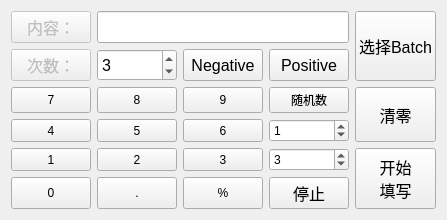
        <widget class="QWidget" name="tab_3">
         <attribute name="title">
          <string>Auto</string>
         </attribute>
         <layout class="QGridLayout" name="gridLayout">
          <item row="6" column="3">
           <widget class="QPushButton" name="pushButton_16">
            <property name="sizePolicy">
             <sizepolicy hsizetype="Expanding" vsizetype="Expanding">
              <horstretch>0</horstretch>
              <verstretch>0</verstretch>
             </sizepolicy>
            </property>
            <property name="font">
             <font>
              <pointsize>12</pointsize>
             </font>
            </property>
            <property name="toolTip">
             <string/>
            </property>
            <property name="statusTip">
             <string>内容出现Stop，将停止自动填写</string>
            </property>
            <property name="text">
             <string>停止</string>
            </property>
            <property name="icon">
             <iconset>
              <normaloff>../../../.designer/backup/icon/stop.png</normaloff>
              <normalon>:/stop.png</normalon>
              <disabledoff>:/stop.png</disabledoff>
              <disabledon>:/stop.png</disabledon>
              <activeoff>:/stop.png</activeoff>
              <activeon>:/stop.png</activeon>
              <selectedoff>:/stop.png</selectedoff>
              <selectedon>:/stop.png</selectedon>../../../.designer/backup/icon/stop.png</iconset>
            </property>
           </widget>
          </item>
          <item row="0" column="4" rowspan="2">
           <widget class="QPushButton" name="pushButton_18">
            <property name="sizePolicy">
             <sizepolicy hsizetype="Expanding" vsizetype="Expanding">
              <horstretch>0</horstretch>
              <verstretch>0</verstretch>
             </sizepolicy>
            </property>
            <property name="font">
             <font>
              <pointsize>12</pointsize>
             </font>
            </property>
            <property name="statusTip">
             <string>选择需要获取的Batch</string>
            </property>
            <property name="text">
             <string>选择Batch</string>
            </property>
            <property name="icon">
             <iconset>
              <normaloff>../../../.designer/backup/icon/open.png</normaloff>
              <normalon>:/open.png</normalon>
              <disabledoff>:/open.png</disabledoff>
              <disabledon>:/open.png</disabledon>
              <activeoff>:/open.png</activeoff>
              <activeon>:/open.png</activeon>
              <selectedoff>:/open.png</selectedoff>
              <selectedon>:/open.png</selectedon>../../../.designer/backup/icon/open.png</iconset>
            </property>
           </widget>
          </item>
          <item row="1" column="2">
           <widget class="QPushButton" name="pushButton_13">
            <property name="sizePolicy">
             <sizepolicy hsizetype="Expanding" vsizetype="Expanding">
              <horstretch>0</horstretch>
              <verstretch>0</verstretch>
             </sizepolicy>
            </property>
            <property name="font">
             <font>
              <pointsize>12</pointsize>
             </font>
            </property>
            <property name="text">
             <string>Negative</string>
            </property>
           </widget>
          </item>
          <item row="1" column="3">
           <widget class="QPushButton" name="pushButton_14">
            <property name="sizePolicy">
             <sizepolicy hsizetype="Expanding" vsizetype="Expanding">
              <horstretch>0</horstretch>
              <verstretch>0</verstretch>
             </sizepolicy>
            </property>
            <property name="font">
             <font>
              <pointsize>12</pointsize>
             </font>
            </property>
            <property name="text">
             <string>Positive</string>
            </property>
           </widget>
          </item>
          <item row="5" column="3">
           <widget class="QSpinBox" name="spinBox_5">
            <property name="sizePolicy">
             <sizepolicy hsizetype="Ignored" vsizetype="Expanding">
              <horstretch>0</horstretch>
              <verstretch>0</verstretch>
             </sizepolicy>
            </property>
            <property name="statusTip">
             <string>随机数最大值</string>
            </property>
            <property name="maximum">
             <number>999999999</number>
            </property>
            <property name="value">
             <number>3</number>
            </property>
           </widget>
          </item>
          <item row="0" column="0">
           <widget class="QPushButton" name="pushButton_19">
            <property name="enabled">
             <bool>false</bool>
            </property>
            <property name="sizePolicy">
             <sizepolicy hsizetype="Expanding" vsizetype="Expanding">
              <horstretch>0</horstretch>
              <verstretch>0</verstretch>
             </sizepolicy>
            </property>
            <property name="font">
             <font>
              <pointsize>12</pointsize>
             </font>
            </property>
            <property name="text">
             <string>内容：</string>
            </property>
           </widget>
          </item>
          <item row="3" column="0">
           <widget class="QPushButton" name="pushButton_7">
            <property name="sizePolicy">
             <sizepolicy hsizetype="Expanding" vsizetype="Expanding">
              <horstretch>0</horstretch>
              <verstretch>0</verstretch>
             </sizepolicy>
            </property>
            <property name="text">
             <string>7</string>
            </property>
           </widget>
          </item>
          <item row="4" column="0">
           <widget class="QPushButton" name="pushButton_4">
            <property name="sizePolicy">
             <sizepolicy hsizetype="Expanding" vsizetype="Expanding">
              <horstretch>0</horstretch>
              <verstretch>0</verstretch>
             </sizepolicy>
            </property>
            <property name="text">
             <string>4</string>
            </property>
           </widget>
          </item>
          <item row="3" column="1">
           <widget class="QPushButton" name="pushButton_8">
            <property name="sizePolicy">
             <sizepolicy hsizetype="Expanding" vsizetype="Expanding">
              <horstretch>0</horstretch>
              <verstretch>0</verstretch>
             </sizepolicy>
            </property>
            <property name="text">
             <string>8</string>
            </property>
           </widget>
          </item>
          <item row="1" column="0">
           <widget class="QPushButton" name="pushButton_20">
            <property name="enabled">
             <bool>false</bool>
            </property>
            <property name="sizePolicy">
             <sizepolicy hsizetype="Expanding" vsizetype="Expanding">
              <horstretch>0</horstretch>
              <verstretch>0</verstretch>
             </sizepolicy>
            </property>
            <property name="font">
             <font>
              <pointsize>12</pointsize>
             </font>
            </property>
            <property name="text">
             <string>次数：</string>
            </property>
           </widget>
          </item>
          <item row="0" column="1" colspan="3">
           <widget class="QLineEdit" name="lineEdit">
            <property name="sizePolicy">
             <sizepolicy hsizetype="Expanding" vsizetype="Expanding">
              <horstretch>0</horstretch>
              <verstretch>0</verstretch>
             </sizepolicy>
            </property>
            <property name="font">
             <font>
              <pointsize>12</pointsize>
             </font>
            </property>
            <property name="statusTip">
             <string>填写内容显示区域</string>
            </property>
           </widget>
          </item>
          <item row="3" column="2">
           <widget class="QPushButton" name="pushButton_9">
            <property name="sizePolicy">
             <sizepolicy hsizetype="Expanding" vsizetype="Expanding">
              <horstretch>0</horstretch>
              <verstretch>0</verstretch>
             </sizepolicy>
            </property>
            <property name="text">
             <string>9</string>
            </property>
           </widget>
          </item>
          <item row="4" column="1">
           <widget class="QPushButton" name="pushButton_5">
            <property name="sizePolicy">
             <sizepolicy hsizetype="Expanding" vsizetype="Expanding">
              <horstretch>0</horstretch>
              <verstretch>0</verstretch>
             </sizepolicy>
            </property>
            <property name="text">
             <string>5</string>
            </property>
           </widget>
          </item>
          <item row="5" column="1">
           <widget class="QPushButton" name="pushButton_2">
            <property name="sizePolicy">
             <sizepolicy hsizetype="Expanding" vsizetype="Expanding">
              <horstretch>0</horstretch>
              <verstretch>0</verstretch>
             </sizepolicy>
            </property>
            <property name="text">
             <string>2</string>
            </property>
           </widget>
          </item>
          <item row="5" column="2">
           <widget class="QPushButton" name="pushButton_3">
            <property name="sizePolicy">
             <sizepolicy hsizetype="Expanding" vsizetype="Expanding">
              <horstretch>0</horstretch>
              <verstretch>0</verstretch>
             </sizepolicy>
            </property>
            <property name="text">
             <string>3</string>
            </property>
           </widget>
          </item>
          <item row="4" column="2">
           <widget class="QPushButton" name="pushButton_6">
            <property name="sizePolicy">
             <sizepolicy hsizetype="Expanding" vsizetype="Expanding">
              <horstretch>0</horstretch>
              <verstretch>0</verstretch>
             </sizepolicy>
            </property>
            <property name="text">
             <string>6</string>
            </property>
           </widget>
          </item>
          <item row="5" column="0">
           <widget class="QPushButton" name="pushButton_10">
            <property name="sizePolicy">
             <sizepolicy hsizetype="Expanding" vsizetype="Expanding">
              <horstretch>0</horstretch>
              <verstretch>0</verstretch>
             </sizepolicy>
            </property>
            <property name="text">
             <string>1</string>
            </property>
           </widget>
          </item>
          <item row="6" column="2">
           <widget class="QPushButton" name="pushButton_17">
            <property name="sizePolicy">
             <sizepolicy hsizetype="Expanding" vsizetype="Expanding">
              <horstretch>0</horstretch>
              <verstretch>0</verstretch>
             </sizepolicy>
            </property>
            <property name="text">
             <string>%</string>
            </property>
           </widget>
          </item>
          <item row="1" column="1">
           <widget class="QSpinBox" name="spinBox">
            <property name="sizePolicy">
             <sizepolicy hsizetype="Ignored" vsizetype="Expanding">
              <horstretch>0</horstretch>
              <verstretch>0</verstretch>
             </sizepolicy>
            </property>
            <property name="font">
             <font>
              <pointsize>12</pointsize>
             </font>
            </property>
            <property name="statusTip">
             <string>内容重复填写的次数，Batch填写无效</string>
            </property>
            <property name="maximum">
             <number>999999999</number>
            </property>
            <property name="value">
             <number>3</number>
            </property>
           </widget>
          </item>
          <item row="6" column="0">
           <widget class="QPushButton" name="pushButton_11">
            <property name="sizePolicy">
             <sizepolicy hsizetype="Expanding" vsizetype="Expanding">
              <horstretch>0</horstretch>
              <verstretch>0</verstretch>
             </sizepolicy>
            </property>
            <property name="text">
             <string>0</string>
            </property>
           </widget>
          </item>
          <item row="6" column="1">
           <widget class="QPushButton" name="pushButton_12">
            <property name="sizePolicy">
             <sizepolicy hsizetype="Expanding" vsizetype="Expanding">
              <horstretch>0</horstretch>
              <verstretch>0</verstretch>
             </sizepolicy>
            </property>
            <property name="text">
             <string>.</string>
            </property>
           </widget>
          </item>
          <item row="3" column="3">
           <widget class="QPushButton" name="pushButton_26">
            <property name="enabled">
             <bool>true</bool>
            </property>
            <property name="sizePolicy">
             <sizepolicy hsizetype="Expanding" vsizetype="Expanding">
              <horstretch>0</horstretch>
              <verstretch>0</verstretch>
             </sizepolicy>
            </property>
            <property name="statusTip">
             <string>点击后将以随机数的形式填写</string>
            </property>
            <property name="text">
             <string>随机数</string>
            </property>
            <property name="icon">
             <iconset>
              <normaloff>../../../.designer/backup/icon/random.png</normaloff>
              <normalon>:/random.png</normalon>
              <disabledoff>:/random.png</disabledoff>
              <disabledon>:/random.png</disabledon>
              <activeoff>:/random.png</activeoff>
              <activeon>:/random.png</activeon>
              <selectedoff>:/random.png</selectedoff>
              <selectedon>:/random.png</selectedon>../../../.designer/backup/icon/random.png</iconset>
            </property>
           </widget>
          </item>
          <item row="3" column="4" rowspan="2">
           <widget class="QPushButton" name="pushButton_15">
            <property name="sizePolicy">
             <sizepolicy hsizetype="Expanding" vsizetype="Expanding">
              <horstretch>0</horstretch>
              <verstretch>0</verstretch>
             </sizepolicy>
            </property>
            <property name="font">
             <font>
              <pointsize>12</pointsize>
             </font>
            </property>
            <property name="toolTip">
             <string/>
            </property>
            <property name="statusTip">
             <string>清零后才可开始新的填写</string>
            </property>
            <property name="text">
             <string>清零</string>
            </property>
            <property name="icon">
             <iconset>
              <normaloff>../../../.designer/backup/icon/clean.png</normaloff>
              <normalon>:/clean.png</normalon>
              <disabledoff>:/clean.png</disabledoff>
              <disabledon>:/clean.png</disabledon>
              <activeoff>:/clean.png</activeoff>
              <activeon>:/clean.png</activeon>
              <selectedoff>:/clean.png</selectedoff>
              <selectedon>:/clean.png</selectedon>../../../.designer/backup/icon/clean.png</iconset>
            </property>
           </widget>
          </item>
          <item row="4" column="3">
           <widget class="QSpinBox" name="spinBox_4">
            <property name="sizePolicy">
             <sizepolicy hsizetype="Ignored" vsizetype="Expanding">
              <horstretch>0</horstretch>
              <verstretch>0</verstretch>
             </sizepolicy>
            </property>
            <property name="statusTip">
             <string>随机数最小值</string>
            </property>
            <property name="maximum">
             <number>999999999</number>
            </property>
            <property name="value">
             <number>1</number>
            </property>
           </widget>
          </item>
          <item row="5" column="4" rowspan="2">
           <widget class="QPushButton" name="pushButton">
            <property name="sizePolicy">
             <sizepolicy hsizetype="Expanding" vsizetype="Expanding">
              <horstretch>0</horstretch>
              <verstretch>0</verstretch>
             </sizepolicy>
            </property>
            <property name="font">
             <font>
              <pointsize>12</pointsize>
             </font>
            </property>
            <property name="toolTip">
             <string/>
            </property>
            <property name="statusTip">
             <string>开始后，你将有几秒钟时间选择起始位置</string>
            </property>
            <property name="text">
             <string>开始
填写</string>
            </property>
            <property name="icon">
             <iconset>
              <normaloff>../../../.designer/backup/icon/star.png</normaloff>
              <normalon>:/star.png</normalon>
              <disabledoff>:/open.png</disabledoff>
              <disabledon>:/open.png</disabledon>
              <activeoff>:/open.png</activeoff>
              <activeon>:/open.png</activeon>
              <selectedoff>:/open.png</selectedoff>
              <selectedon>:/open.png</selectedon>../../../.designer/backup/icon/star.png</iconset>
            </property>
           </widget>
          </item>
         </layout>
        </widget>
